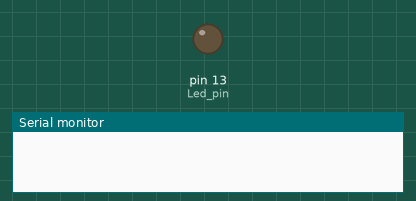
This sketch was run on a simulated Arduino Uno, built with avr-gcc and run on an emulated ATmega328P. Parts: output pins drawn as LEDs (lit = HIGH), the last lines printed to the serial monitor.

Above: at 1.0 s.
At 7.0 s:
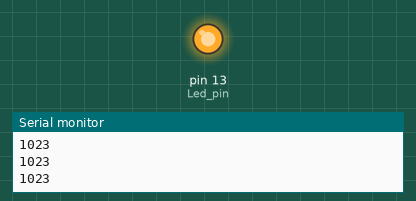
Timing chart, 0 to 9.2 s (numbered marks = the images above):
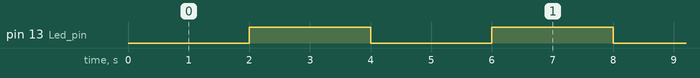

Measured:
- by itself, pin 13 (Led_pin): alternates HIGH for 2.0 s and LOW for 2.0 s

The sketch:

sender.ino
```cpp
#include "SoftwareSerial.h" // Inclui a biblioteca SoftwareSerial

#define intervalo 2000
#define Led_pin 13

// Cria uma serial em software
SoftwareSerial SenderBoard(10,11); // (RX, TX)

unsigned long anteriorMillis = 0;
unsigned long atualMillis = 0;
bool status_led = 0;
unsigned dado_raw=0x03FF; // 0000 0011 1111 1111

void setup() {
  // inicia a serial em software com uma taxa de 1200 bits/s
  SenderBoard.begin(1200);

  // configura o pino do botao como entrada com resistor de pullup interno
  pinMode(Led_pin, OUTPUT);

  Serial.begin(9600);
}

void loop() {

  atualMillis=millis();
  if (atualMillis - anteriorMillis >= intervalo)
  {
    // registra novo valor para tempo de referencia
    anteriorMillis = atualMillis;

    status_led=!status_led;

    SenderBoard.write(dado_raw); // envia byte, mas qual ?

    Serial.println(dado_raw);

    digitalWrite(Led_pin, status_led);

  }
}
```
